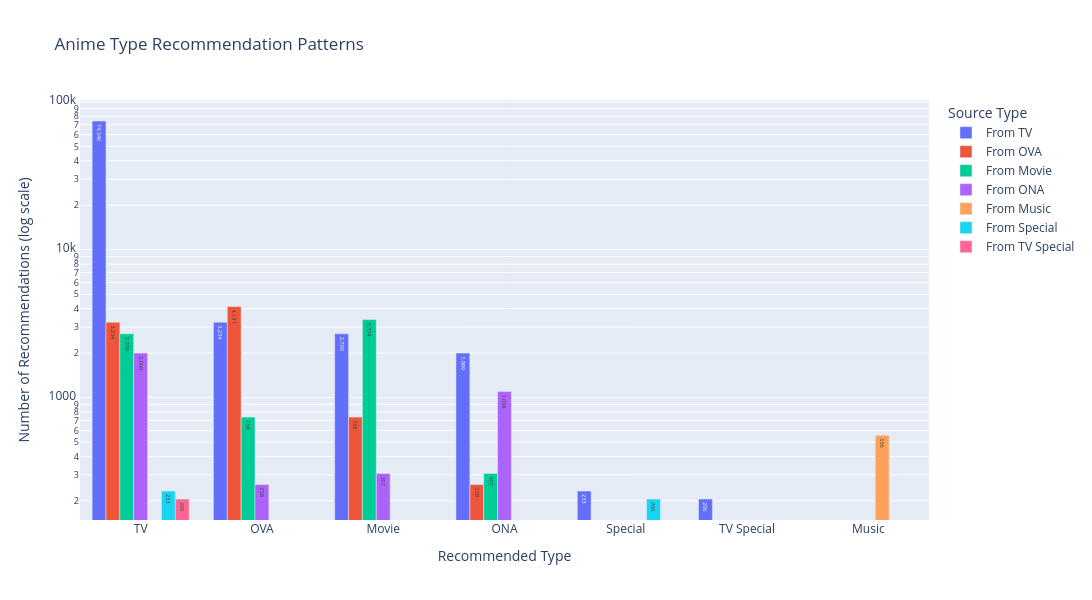

Source (notebook cell):
### Markdown cell above
### The Secret Recipe Book

Anime isn't divided into genres, it's divided into *genre combinations* that create specific feelings.  
Fans don't want "more action." They want "that exact emotional cocktail."

**The winning formulas:**
- **Action + Fantasy** = Epic scale where stakes feel limitless
- **Comedy + Romance** = Emotional safety with an escape hatch
- **Drama + Anything** = Depth multiplier that makes everything matter more

**Action's secret weapon:** It's not about explosions, it's about making internal conflicts external. Philosophical debates become sword fights.  
Romantic tension becomes chase scenes. Action translates emotion into spectacle.

**Comedy's tribal nature:** Comedy fans cluster tight, recommending similar comedy. Why? Humor is deeply personal.  
When you find comedy that works for you, you stick with it. Comic sensibility is identity-defining.

**The truth:** Pure genres are myths. The best anime know exactly which 2-3 genres to blend and in what proportions.

### Code cell
fig = gu.recommendation_type_patterns()
fig.show()

### Figure 1 — Plotly figure (JSON) as saved in the notebook; plotly's stock layout.template omitted (floating-point values rounded to 4 significant figures)
{"data": [{"hovertemplate": "<b>TV → %{x}</b><br>Recommendations: %{y:,}<br><extra></extra>", "name": "From TV", "text": ["74,346", "3,234", "2,700", "1,999", "233", "206"], "textposition": "auto", "type": "bar", "x": ["TV", "OVA", "Movie", "ONA", "Special", "TV Special"], "y": [74346, 3234, 2700, 1999, 233, 206]}, {"hovertemplate": "<b>OVA → %{x}</b><br>Recommendations: %{y:,}<br><extra></extra>", "name": "From OVA", "text": ["4,131", "3,234", "738", "258"], "textposition": "auto", "type": "bar", "x": ["OVA", "TV", "Movie", "ONA"], "y": [4131, 3234, 738, 258]}, {"hovertemplate": "<b>Movie → %{x}</b><br>Recommendations: %{y:,}<br><extra></extra>", "name": "From Movie", "text": ["3,374", "2,700", "738", "307"], "textposition": "auto", "type": "bar", "x": ["Movie", "TV", "OVA", "ONA"], "y": [3374, 2700, 738, 307]}, {"hovertemplate": "<b>ONA → %{x}</b><br>Recommendations: %{y:,}<br><extra></extra>", "name": "From ONA", "text": ["2,000", "1,098", "307", "258"], "textposition": "auto", "type": "bar", "x": ["TV", "ONA", "Movie", "OVA"], "y": [2000, 1098, 307, 258]}, {"hovertemplate": "<b>Music → %{x}</b><br>Recommendations: %{y:,}<br><extra></extra>", "name": "From Music", "text": ["556"], "textposition": "auto", "type": "bar", "x": ["Music"], "y": [556]}, {"hovertemplate": "<b>Special → %{x}</b><br>Recommendations: %{y:,}<br><extra></extra>", "name": "From Special", "text": ["233", "206"], "textposition": "auto", "type": "bar", "x": ["TV", "Special"], "y": [233, 206]}, {"hovertemplate": "<b>TV Special → %{x}</b><br>Recommendations: %{y:,}<br><extra></extra>", "name": "From TV Special", "text": ["206"], "textposition": "auto", "type": "bar", "x": ["TV"], "y": [206]}], "layout": {"barmode": "group", "height": 600, "hovermode": "x unified", "legend": {"title": {"text": "Source Type"}}, "title": {"text": "Anime Type Recommendation Patterns"}, "width": 1200, "xaxis": {"title": {"text": "Recommended Type"}}, "yaxis": {"title": {"text": "Number of Recommendations (log scale)"}, "type": "log"}}}
